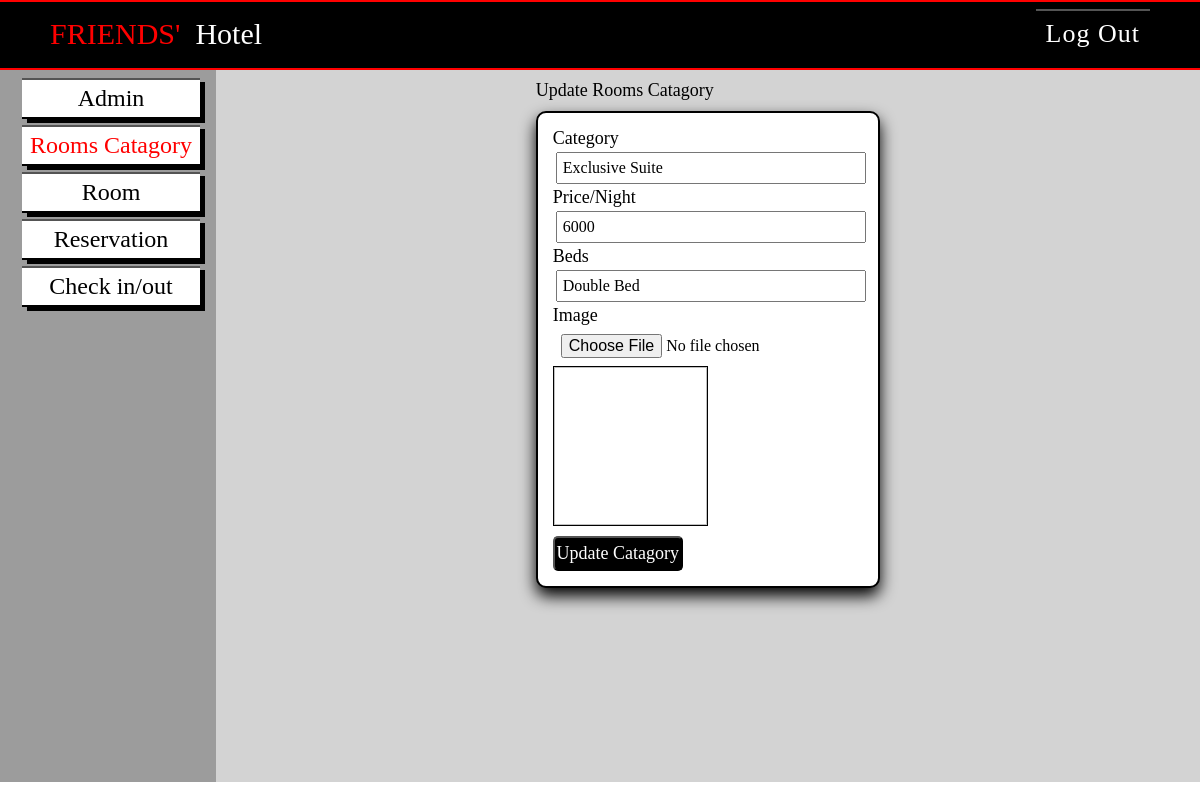
Page /Admin/update_category.php?cat_id=1 (signed in) on the committed database.
### tables this page shows
CREATE TABLE `room_category` (
  `cat_id` int(5) NOT NULL,
  `catagory_name` varchar(255) NOT NULL,
  `price` int(10) NOT NULL,
  `beds` varchar(255) NOT NULL,
  `image` varchar(255) NOT NULL
);

### Admin/update_category.php (the view, shortened to what this page needs)
<?php
    include 'logout.php';
?>
<!DOCTYPE html>
<html lang="en">
    <head>
        <link rel="stylesheet" href="style.css" />
        <link rel="stylesheet" href="https://cdnjs.cloudflare.com/ajax/libs/font-awesome/4.7.0/css/font-awesome.min.css">
    </head>
    </head>
    <body>
        <div class="adbox">
            <div class="dash">
                <nav>
                    <ul>
                        <li> <a href="admin.php" ><button >Admin</button></a></li>
                        <li> <a href="room_category.php"><button class="active" style="color: red;">Rooms Catagory</button></a></li>
                        <li> <a href="room.php"><button>Room</button></a></li>
                        <li> <a href="reservation.php"><button>Reservation</button></a></li>
                        <li> <a href="check.php"><button>Check in/out</button></a></li>
                    </ul>
                </nav>
            </div>
            <div class="catagory">
                <div style="font-size:18px;margin:10px 0px 10px;">
                    Update Rooms Catagory
                </div>
                <div class="catform">
                <?php
                        $updateid = $_REQUEST['cat_id'];
                        $select = "SELECT * FROM `room_category` WHERE cat_id=$updateid";
                        $result = mysqli_query($conn,$select);
                        $room = mysqli_fetch_assoc($result);
                ?>
                    <form id="Formcatagory" method="POST" enctype="multipart/form-data" onsubmit="event.preventDefault(); valid();">
                        <label>Category</label>
                        <input class="input" type="text" id="catagory" name="catagory" value="<?php echo $room['catagory_name'];?>" /></br>
                        <label>Price/Night</label>
                        <input class="input" type="number" id="price" name="price" value="<?php echo $room['price'];?>" /></br>
                        <label>Beds</label>
                        <input class="input" type="text" id="bed" name="bed" value="<?php echo $room['beds'];?>" /></br>
                        <label>Image</label>
                        <input class="input" type="file" id="file" name="file" accept="image/*"
                        onchange="document.getElementById('showimg').src=window.URL.createObjectURL(this.files[0]);" /></br>
                        <img style="width: 50%;height:20vh; border: 1px solid black"  id="showimg"></p>
                        <input style=" font-size: 18px;border-radius: 5px ;width: 130px; height: 35px ;
                        background-color: black; color: white; cursor: pointer; margin-top: 5px;" type="submit" name="Add catagory" value="Update Catagory" />
                    </form>
                </div>
            </div>
        </div>
    </body>
</html>

### Admin/style.css (style rules this page uses)
* { margin:0; padding:0; box-sizing:border-box; font-family: 'Minion Variable Concept'; }

### Admin/update_category.php (style rules this page uses)
* { font-family: 'Minion Variable Concept'; }
.adbox { background-color: #D3D3D3; height: 89vh; display: grid; grid-template-columns: 18% 82%; }
.dash { height: 89vh; background-color: #9c9c9c; display:flex; justify-content: center; padding: 5px; }
ul { list-style-type:none; }
button { width: 100%; font-size: 24px; padding: 5px; background-color: white; box-shadow: 5px 4px black; cursor:pointer; color:black; border-left:none; border-right:none; margin: 3px; }
.catagory { width: 35%; margin: 0 auto; }
.catform { width: 100%; background-color: white; border: 2px solid black; box-shadow: 0 8px 16px 0 rgba(0,0,0,1); padding: 15px; font-size: 18px; border-radius: 10px; }
.input { width:100%; font-size: 16px; padding: 5px; margin: 3px; }

### rows in the picture
room_category: catagory "Exclusive Suite", price "6000", bed "Double Bed"
